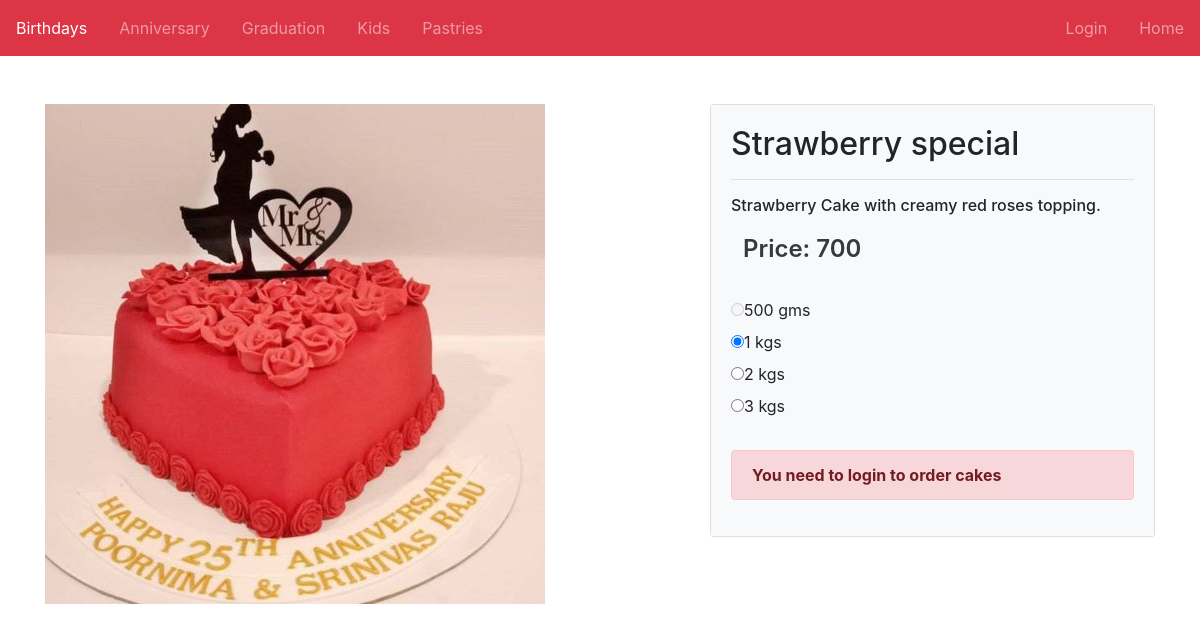
The page /anniversary/annidetail/2 on the database its author committed.
### homepage/models.py (models this page shows)
class Cakeitem(models.Model):
    user=ForeignKey(User, on_delete=models.CASCADE)
    brand=models.CharField(max_length=20,default="None")
    name=models.CharField(max_length=30, default="None")
    category=models.CharField(max_length=10)
    cimg=models.ImageField(null=True,blank=True,upload_to='images/')
    price500=models.IntegerField(null=True,blank=True)
    price1=models.IntegerField(null=True,blank=True,default=None)
    price2=models.IntegerField(null=True,blank=True,default=None)
    price3=models.IntegerField(null=True,blank=True,default=None)
    des=models.CharField(max_length=100,default="None")

### anniversary/views.py (the view)
# urls.py: path('annidetail/<pid>', views.AnnidetView.as_view(), name="annidetail")
class AnnidetView(View):
    def get(self, request, pid):
        bprod=Cakeitem.objects.get(id=pid)
        return render(request,'anniversarydet.html',{'bprod': bprod})

### templates/anniversarydet.html (shortened to what this page needs)
<!DOCTYPE html>
{% load static %}
<html lang="en">
<head>
  <link rel="stylesheet" href="{% static 'css/homepage.css' %}" />
  <link rel="stylesheet" href="https://maxcdn.bootstrapcdn.com/bootstrap/4.5.2/css/bootstrap.min.css">
</head>
<body>
    <nav class="navbar navbar-expand-md bg-danger navbar-dark p-0">
        <div class="collapse navbar-collapse" id="collapsibleNavbar2">
          <ul class="navbar-nav">
            <li class="nav-item active p-2">
              <a class="nav-link" href="/birthdays">Birthdays</a>
            </li>
            <li class="nav-item p-2">
              <a class="nav-link" href="/anniversary">Anniversary</a>
            </li>
            <li class="nav-item p-2">
              <a class="nav-link" href="/graduation">Graduation</a>
            </li>
            <li class="nav-item p-2">
              <a class="nav-link" href="/kids">Kids</a>
            </li>
            <li class="nav-item p-2">
              <a class="nav-link" href="/pastries">Pastries</a>
            </li>
          </ul>
          <ul class="navbar-nav ml-auto">
            {% if request.user.is_authenticated %}
            <li class="nav-item active p-2">
              <a class="nav-link" href="#">Welcome {{request.user}}</a>
            </li>
            <li class="nav-item p-2">
              <a class="nav-link" href="/cart">Cart</a>
            </li>
            <li class="nav-item p-2">
              <a class="nav-link" href="{% url 'logout' %}">Logout</a>
            </li>
            {% else %}
            <li class="nav-item p-2">
              <a class="nav-link" href="/custlogin">Login</a>
            </li>
            {% endif %}
            <li class="nav-item p-2">
              <a class="nav-link" href="/">Home</a>
            </li>
          </ul>
        </div>
    </nav>
    <br><br>
    <div class="container">
        <div class="row">
            <div class="col-sm-7 mb-2">
                <img src="{{bprod.cimg.url}}" alt="bimg" class="img-fluid">
            </div>
            <div class="col-sm-5">
            <div class="card">
                <div class="card-body bg-light">
                <h2>{{bprod.name}}</h2>
                <hr>
                <h6>{{bprod.des}}</h6>
                {% if bprod.price500 != None %}
                <input type="text" id="price" style="display: inline; border:none; font-weight: 600; font-size: 24px;" value="Price: {{bprod.price500}}" class="bg-light text-dark form-control" readonly>
                {% elif bprod.price1 != None %}
                <input type="text" id="price" style="display: inline; border:none; font-weight: 600; font-size: 24px;" value="Price: {{bprod.price1}}" class="bg-light text-dark form-control" readonly>
                {% elif bprod.price2 != None %}
                <input type="text" id="price" style="display: inline; border:none; font-weight: 600; font-size: 24px;" value="Price: {{bprod.price2}}" class="bg-light text-dark form-control" readonly>
                {% elif bprod.price3 != None %}
                <input type="text" id="price" style="display: inline; border:none; font-weight: 600; font-size: 24px;" value="Price: {{bprod.price3}}" class="bg-light text-dark form-control" readonly>
                {% endif %}
                <br><br>
                    {% if bprod.price500 == None %}
                        <div class="radio">
                            <label><input type="radio" name="optradio" id="radio1" disabled>500 gms</label>
                        </div>
                    {% else %}
                        <div class="radio">
                            <label><input type="radio" name="optradio" id="radio1" checked>500 gms</label>
                        </div>
                    {% endif %}
                    {% if bprod.price1 == None %}
                        <div class="radio">
                            <label><input type="radio" name="optradio" id="radio2" disabled>1 kgs</label>
                        </div>
                    {% elif bprod.price500 == None and bprod.price1 != None  %}
                        <div class="radio">
                            <label><input type="radio" name="optradio" id="radio2" checked>1 kgs</label>
                        </div>
                    {% else %}
                        <div class="radio">
                            <label><input type="radio" name="optradio" id="radio2" >1 kgs</label>
                        </div>
                    {% endif %}
                    {% if bprod.price2 == None %}
                        <div class="radio">
                            <label><input type="radio" name="optradio" id="radio3" disabled>2 kgs</label>
                        </div>
                    {% elif bprod.price500 == None and bprod.price1 == None and bprod.price2 != None %}
                        <div class="radio">
                            <label><input type="radio" name="optradio" id="radio3" checked>2 kgs</label>
                        </div>
                    {% else %}
                        <div class="radio">
                            <label><input type="radio" name="optradio" id="radio3" >2 kgs</label>
                        </div>
                    {% endif %}
                    {% if bprod.price3 == None %}
                        <div class="radio">
                            <label><input type="radio" name="optradio" id="radio4" disabled>3 kgs</label>
                        </div>
                    {% elif bprod.price500 == None and bprod.price1 == None and bprod.price2 == None and bprod.price3 != None %}
                        <div class="radio">
                            <label><input type="radio" name="optradio" id="radio4" checked>3 kgs</label>
                        </div>
                    {% else %}
                        <div class="radio">
                            <label><input type="radio" name="optradio" id="radio4" >3 kgs</label>
                        </div>
                    {% endif %}
                <br>
                {% if request.user.is_authenticated %}
                <form action="/cart/addcart" class="d-inline">
                  <input type="hidden" value="{{bprod.id}}" name="prod_id" id="prod_id">
                    {% if bprod.price500 != None %}
                        <input type="hidden" value="500" name="kg" id="kg">
                    {% elif bprod.price500 == None and bprod.price1 != None %}
                        <input type="hidden" value="1" name="kg" id="kg">
                    {% elif bprod.price500 == None and bprod.price1 == None and bprod.price2 != None %}
                        <input type="hidden" value="2" name="kg" id="kg">
                    {% elif bprod.price500 == None and bprod.price1 == None and bprod.price2 == None and bprod.price3 != None %}
                        <input type="hidden" value="3" name="kg" id="kg">
                    {% endif %}
                    <button class="btn btn-danger" type="submit" style="display: inline;">Add to cart</button>
                </form>
                <form action="/payment/paymentin" class="d-inline">
                    <input type="hidden" value="{{bprod.id}}" name="prod_id" id="prod_id">
                    {% if bprod.price500 != None %}
                        <input type="hidden" value="500" name="kg" id="kg2">
                    {% elif bprod.price500 == None and bprod.price1 != None %}
                        <input type="hidden" value="1" name="kg" id="kg2">
                    {% elif bprod.price500 == None and bprod.price1 == None and bprod.price2 != None %}
                        <input type="hidden" value="2" name="kg" id="kg2">
                    {% elif bprod.price500 == None and bprod.price1 == None and bprod.price2 == None and bprod.price3 != None %}
                        <input type="hidden" value="3" name="kg" id="kg2">
                    {% endif %}
                    <input class="btn btn-danger" type="submit" value="Order Now" style="display: inline;">
                </form>
                {% else %}
                <div class="alert alert-danger">
                    <strong>You need to login to order cakes</strong>
                </div>
                {% endif %}
                </div>
            </div>
            </div>
        </div>
    </div>
</body>
</html>

### rows shown on the page
Cakeitem: cimg (picture), name "Strawberry special", des "Strawberry Cake with creamy red roses topping.", price1 "Price: 700"
